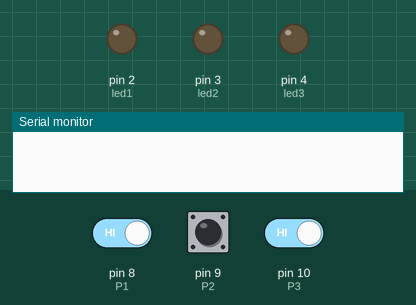
The sketch below on a simulated Arduino Uno, built with avr-gcc and run on an emulated ATmega328P. Shown: output pins drawn as LEDs (lit = HIGH), the last lines printed to the serial monitor. Dashed ring = blinking. The inputs (shaded band) are chosen by the test bench; at power-on: pin 8 (P1) HIGH, pin 9 (P2) HIGH, pin 10 (P3) HIGH.

Above: at 1.2 s.
1.3 s: pin 8 (P1) driven LOW
2.8 s: pin 9 (P2) driven LOW
4.3 s: pin 10 (P3) driven LOW
At 5.2 s:
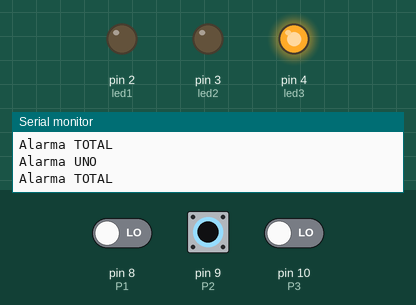
6.1 s: pin 8 (P1) driven HIGH
At 6.32 s:
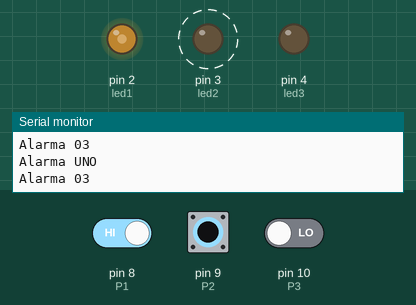
9.1 s: pin 9 (P2) pulsed HIGH 2 times (0.12 s each, 0.3 s apart)
At 9.64 s:
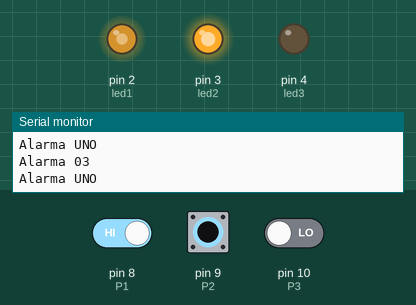
12.7 s: pin 9 (P2) driven HIGH
At 13.7 s:
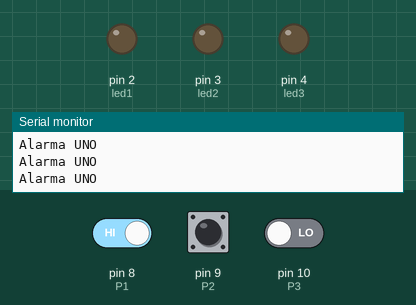
Timing chart, 0 to 15.7 s (numbered marks = the images above; inputs shaded):
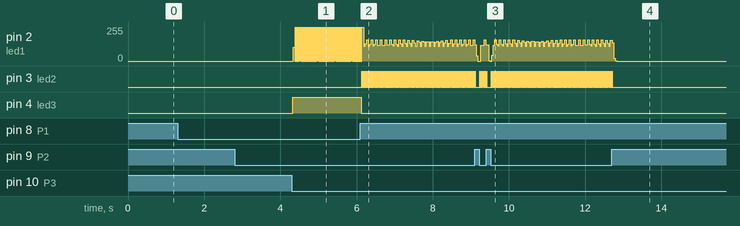

The sketch:

CuentaAlarmas.ino.ino
```cpp
//------------------------------------------------------
//PROGRAMA: CuentaAlarmas.ino (Arduino UNO rev3)
//Autor: Enrique Rodriguez Vela (enero-2018)
//Descripción: Cuenta Alarmas
// El led 1 se activa cuando se activa Una alarma
// El led 2 se activa cuando se activa Dos alarmas
// El led 3 se activa cuando se activa Tres alarmas
//
//A B C L1  L2  L3
//0 0 0  1  1  1
//0 0 1  0  1  1
//0 1 0  0  1  1
//0 1 1  0  0  1
//1 0 0  0  1  1
//1 0 1  0  0  1
//1 1 0  0  0  1
//1 1 1  1  1  1

//-------------------------------------------------------

#define led1  2
#define led2  3
#define led3  4

#define P1  8
#define P2  9
#define P3  10

bool estado01 = 0;
bool estado02 = 0;
bool estado03 = 0;


void setup() {
  pinMode(led1, OUTPUT);
  pinMode(led2, OUTPUT);
  pinMode(led3, OUTPUT);

  pinMode(P1, INPUT);
  pinMode(P2, INPUT);
  pinMode(P3, INPUT);

  Serial.begin(9600);
}

void loop() {
  estado01 = digitalRead(P1);
  estado02 = digitalRead(P2);
  estado03 = digitalRead(P3);

if(estado01 == 0 && estado02 == 0 && estado03 == 0){ // Solo dos puladores (1 y 2)
    Serial.println("Alarma TOTAL");
    digitalWrite(led1, HIGH);
    digitalWrite(led2, HIGH);
    digitalWrite(led3, HIGH);
  }else{
    digitalWrite(led1, LOW);
    digitalWrite(led2, LOW);
    digitalWrite(led3, LOW);
  }


if(estado01 == 0 && estado02 == 0 &! estado03 == 0){ // Solo dos puladores (1 y 2)
    Serial.println("Alarma 01");
    digitalWrite(led1, HIGH);
    digitalWrite(led2, HIGH);
  }else{
    digitalWrite(led1, LOW);
    digitalWrite(led2, LOW);
  }

  if(estado01 == 0 && estado03 == 0 &! estado02 == 0){  // Solo dos puladores (1 y 3)
    Serial.println("Alarma 02");
    digitalWrite(led1, HIGH);
    digitalWrite(led2, HIGH);
  }else{
    digitalWrite(led1, LOW);
    digitalWrite(led2, LOW);
  }

  if(estado02 == 0 && estado03 == 0 &! estado01 == 0){  // Solo dos puladores (2 y 3)
    Serial.println("Alarma 03");
    digitalWrite(led1, HIGH);
    digitalWrite(led2, HIGH);
  }else{
    digitalWrite(led1, LOW);
    digitalWrite(led2, LOW);
  }

  if(estado01 == 0 || estado02 == 0 || estado03 == 0){  // Solo dos puladores (2 y 3)
    Serial.println("Alarma UNO");
    digitalWrite(led1, HIGH);
  }else{
    digitalWrite(led1, LOW);
  }

}
```

Measured:
- after the input at 4.3 s, pin 2 (led1): 0/255 → 103/255 at once, then repeats every 0.03 s: 0/255 0.01 s, 255/255 0.01 s; pin 4 (led3): LOW → HIGH at once
- after the input at 6.1 s, pin 3 (led2): alternates HIGH for 0.01 s and LOW for 0.01 s, starting at once; pin 4 (led3): HIGH → LOW at once
- after the input at 12.7 s, pin 3 (led2): goes on until 12.7 s, then stays LOW
